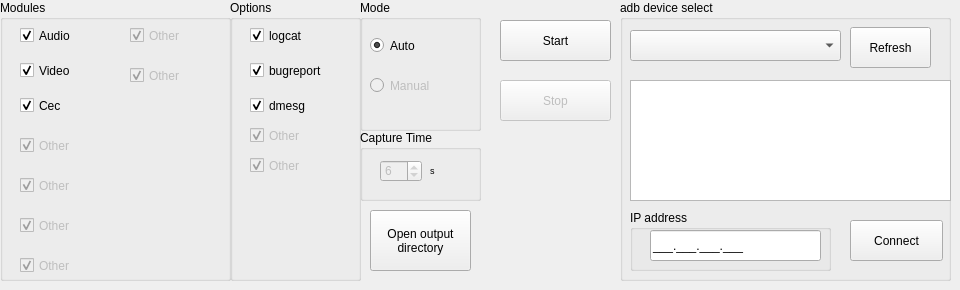
    <widget class="QWidget" name="AmlDebugHome_tab">
     <attribute name="title">
      <string>Home</string>
     </attribute>
     <widget class="QGroupBox" name="AmlDebugHomeModules_groupBox">
      <property name="geometry">
       <rect>
        <x>0</x>
        <y>0</y>
        <width>231</width>
        <height>281</height>
       </rect>
      </property>
      <property name="title">
       <string>Modules</string>
      </property>
      <widget class="QCheckBox" name="AmlDebugHomeModulesCec_checkBox">
       <property name="geometry">
        <rect>
         <x>20</x>
         <y>90</y>
         <width>101</width>
         <height>31</height>
        </rect>
       </property>
       <property name="text">
        <string>Cec</string>
       </property>
       <property name="checked">
        <bool>true</bool>
       </property>
      </widget>
      <widget class="QCheckBox" name="AmlDebugHomeModulesVideo_checkBox">
       <property name="geometry">
        <rect>
         <x>20</x>
         <y>50</y>
         <width>101</width>
         <height>41</height>
        </rect>
       </property>
       <property name="text">
        <string>Video</string>
       </property>
       <property name="checked">
        <bool>true</bool>
       </property>
      </widget>
      <widget class="QCheckBox" name="AmlDebugHomeModulesAudio_checkBox">
       <property name="enabled">
        <bool>true</bool>
       </property>
       <property name="geometry">
        <rect>
         <x>20</x>
         <y>20</y>
         <width>101</width>
         <height>31</height>
        </rect>
       </property>
       <property name="mouseTracking">
        <bool>true</bool>
       </property>
       <property name="text">
        <string>Audio</string>
       </property>
       <property name="checked">
        <bool>true</bool>
       </property>
      </widget>
      <widget class="QCheckBox" name="AmlDebugHomeModulesOther_checkBox">
       <property name="enabled">
        <bool>false</bool>
       </property>
       <property name="geometry">
        <rect>
         <x>20</x>
         <y>130</y>
         <width>101</width>
         <height>31</height>
        </rect>
       </property>
       <property name="text">
        <string>Other</string>
       </property>
       <property name="checked">
        <bool>true</bool>
       </property>
      </widget>
      <widget class="QCheckBox" name="AmlDebugHomeModulesOther1_checkBox">
       <property name="enabled">
        <bool>false</bool>
       </property>
       <property name="geometry">
        <rect>
         <x>20</x>
         <y>170</y>
         <width>101</width>
         <height>31</height>
        </rect>
       </property>
       <property name="text">
        <string>Other</string>
       </property>
       <property name="checked">
        <bool>true</bool>
       </property>
      </widget>
      <widget class="QCheckBox" name="AmlDebugHomeModulesOther2_checkBox">
       <property name="enabled">
        <bool>false</bool>
       </property>
       <property name="geometry">
        <rect>
         <x>20</x>
         <y>210</y>
         <width>101</width>
         <height>31</height>
        </rect>
       </property>
       <property name="text">
        <string>Other</string>
       </property>
       <property name="checked">
        <bool>true</bool>
       </property>
      </widget>
      <widget class="QCheckBox" name="AmlDebugHomeModulesOther3_checkBox">
       <property name="enabled">
        <bool>false</bool>
       </property>
       <property name="geometry">
        <rect>
         <x>20</x>
         <y>250</y>
         <width>101</width>
         <height>31</height>
        </rect>
       </property>
       <property name="text">
        <string>Other</string>
       </property>
       <property name="checked">
        <bool>true</bool>
       </property>
      </widget>
      <widget class="QCheckBox" name="AmlDebugHomeModulesOther5_checkBox">
       <property name="enabled">
        <bool>false</bool>
       </property>
       <property name="geometry">
        <rect>
         <x>130</x>
         <y>60</y>
         <width>101</width>
         <height>31</height>
        </rect>
       </property>
       <property name="text">
        <string>Other</string>
       </property>
       <property name="checked">
        <bool>true</bool>
       </property>
      </widget>
      <widget class="QCheckBox" name="AmlDebugHomeModulesOther4_checkBox">
       <property name="enabled">
        <bool>false</bool>
       </property>
       <property name="geometry">
        <rect>
         <x>130</x>
         <y>20</y>
         <width>101</width>
         <height>31</height>
        </rect>
       </property>
       <property name="text">
        <string>Other</string>
       </property>
       <property name="checked">
        <bool>true</bool>
       </property>
      </widget>
     </widget>
     <widget class="QGroupBox" name="AmlDebugMode_groupBox">
      <property name="enabled">
       <bool>true</bool>
      </property>
      <property name="geometry">
       <rect>
        <x>360</x>
        <y>0</y>
        <width>121</width>
        <height>131</height>
       </rect>
      </property>
      <property name="title">
       <string>Mode</string>
      </property>
      <widget class="QRadioButton" name="AmlDebugHomeModeAuto_radioButton">
       <property name="geometry">
        <rect>
         <x>10</x>
         <y>30</y>
         <width>89</width>
         <height>31</height>
        </rect>
       </property>
       <property name="text">
        <string>Auto</string>
       </property>
       <property name="checked">
        <bool>true</bool>
       </property>
      </widget>
      <widget class="QRadioButton" name="AmlDebugHomeModeManual_radioButton">
       <property name="enabled">
        <bool>false</bool>
       </property>
       <property name="geometry">
        <rect>
         <x>10</x>
         <y>70</y>
         <width>89</width>
         <height>31</height>
        </rect>
       </property>
       <property name="text">
        <string>Manual</string>
       </property>
      </widget>
     </widget>
     <widget class="QGroupBox" name="AmlDebugHomeOptions_groupBox">
      <property name="geometry">
       <rect>
        <x>230</x>
        <y>0</y>
        <width>131</width>
        <height>281</height>
       </rect>
      </property>
      <property name="title">
       <string>Options</string>
      </property>
      <widget class="QCheckBox" name="AmlDebugHomeOptionsDmesg_checkBox">
       <property name="geometry">
        <rect>
         <x>20</x>
         <y>90</y>
         <width>101</width>
         <height>31</height>
        </rect>
       </property>
       <property name="text">
        <string>dmesg</string>
       </property>
       <property name="checked">
        <bool>true</bool>
       </property>
      </widget>
      <widget class="QCheckBox" name="AmlDebugHomeOptionsBugreport_checkBox">
       <property name="geometry">
        <rect>
         <x>20</x>
         <y>50</y>
         <width>101</width>
         <height>41</height>
        </rect>
       </property>
       <property name="text">
        <string>bugreport</string>
       </property>
       <property name="checked">
        <bool>true</bool>
       </property>
      </widget>
      <widget class="QCheckBox" name="AmlDebugHomeOptionsLogcat_checkBox">
       <property name="enabled">
        <bool>true</bool>
       </property>
       <property name="geometry">
        <rect>
         <x>20</x>
         <y>20</y>
         <width>101</width>
         <height>31</height>
        </rect>
       </property>
       <property name="mouseTracking">
        <bool>true</bool>
       </property>
       <property name="text">
        <string>logcat</string>
       </property>
       <property name="checked">
        <bool>true</bool>
       </property>
      </widget>
      <widget class="QCheckBox" name="AmlDebugHomeOptionsOther1_checkBox">
       <property name="enabled">
        <bool>false</bool>
       </property>
       <property name="geometry">
        <rect>
         <x>20</x>
         <y>120</y>
         <width>101</width>
         <height>31</height>
        </rect>
       </property>
       <property name="text">
        <string>Other</string>
       </property>
       <property name="checked">
        <bool>true</bool>
       </property>
      </widget>
      <widget class="QCheckBox" name="AmlDebugHomeOptionsOther2_checkBox">
       <property name="enabled">
        <bool>false</bool>
       </property>
       <property name="geometry">
        <rect>
         <x>20</x>
         <y>150</y>
         <width>101</width>
         <height>31</height>
        </rect>
       </property>
       <property name="text">
        <string>Other</string>
       </property>
       <property name="checked">
        <bool>true</bool>
       </property>
      </widget>
     </widget>
     <widget class="QPushButton" name="AmlDebugHomeStop_pushButton">
      <property name="enabled">
       <bool>false</bool>
      </property>
      <property name="geometry">
       <rect>
        <x>500</x>
        <y>80</y>
        <width>111</width>
        <height>41</height>
       </rect>
      </property>
      <property name="text">
       <string>Stop</string>
      </property>
     </widget>
     <widget class="QPushButton" name="AmlDebugHomeStart_pushButton">
      <property name="geometry">
       <rect>
        <x>500</x>
        <y>20</y>
        <width>111</width>
        <height>41</height>
       </rect>
      </property>
      <property name="text">
       <string>Start</string>
      </property>
     </widget>
     <widget class="QGroupBox" name="AmlDebugHomeCaptureTime_groupBox">
      <property name="geometry">
       <rect>
        <x>360</x>
        <y>130</y>
        <width>121</width>
        <height>71</height>
       </rect>
      </property>
      <property name="title">
       <string>Capture Time</string>
      </property>
      <widget class="QSpinBox" name="AmlDebugHomeCaptureTime_spinBox">
       <property name="enabled">
        <bool>false</bool>
       </property>
       <property name="geometry">
        <rect>
         <x>20</x>
         <y>30</y>
         <width>42</width>
         <height>22</height>
        </rect>
       </property>
       <property name="maximum">
        <number>1000</number>
       </property>
       <property name="value">
        <number>6</number>
       </property>
      </widget>
      <widget class="QLabel" name="label_21">
       <property name="geometry">
        <rect>
         <x>70</x>
         <y>30</y>
         <width>21</width>
         <height>21</height>
        </rect>
       </property>
       <property name="text">
        <string>&lt;html&gt;&lt;head/&gt;&lt;body&gt;&lt;p&gt;&lt;span style=&quot; font-size:7pt;&quot;&gt;s&lt;/span&gt;&lt;/p&gt;&lt;/body&gt;&lt;/html&gt;</string>
       </property>
       <property name="textFormat">
        <enum>Qt::MarkdownText</enum>
       </property>
      </widget>
     </widget>
     <widget class="QGroupBox" name="groupBox_2">
      <property name="geometry">
       <rect>
        <x>620</x>
        <y>0</y>
        <width>331</width>
        <height>281</height>
       </rect>
      </property>
      <property name="title">
       <string>adb device select</string>
      </property>
      <widget class="QListView" name="AmlDebugHomeAdbDev_listView">
       <property name="geometry">
        <rect>
         <x>10</x>
         <y>80</y>
         <width>321</width>
         <height>121</height>
        </rect>
       </property>
      </widget>
      <widget class="QComboBox" name="AmlDebugHomeAdbDev_comboBox">
       <property name="geometry">
        <rect>
         <x>10</x>
         <y>30</y>
         <width>211</width>
         <height>31</height>
        </rect>
       </property>
      </widget>
      <widget class="QLineEdit" name="AmlDebugHomeAdbDevIp_lineEdit">
       <property name="geometry">
        <rect>
         <x>30</x>
         <y>230</y>
         <width>171</width>
         <height>31</height>
        </rect>
       </property>
       <property name="inputMask">
        <string>000.000.000.000;_</string>
       </property>
       <property name="text">
        <string>...</string>
       </property>
      </widget>
      <widget class="QPushButton" name="AmlDebugHomeAdbDevConnect_pushButton">
       <property name="geometry">
        <rect>
         <x>230</x>
         <y>220</y>
         <width>93</width>
         <height>41</height>
        </rect>
       </property>
       <property name="text">
        <string>Connect</string>
       </property>
      </widget>
      <widget class="QPushButton" name="AmlDebugHomeAdbDevRefresh_pushButton">
       <property name="geometry">
        <rect>
         <x>230</x>
         <y>27</y>
         <width>81</width>
         <height>41</height>
        </rect>
       </property>
       <property name="text">
        <string>Refresh</string>
       </property>
      </widget>
      <widget class="QGroupBox" name="groupBox_3">
       <property name="geometry">
        <rect>
         <x>10</x>
         <y>210</y>
         <width>201</width>
         <height>61</height>
        </rect>
       </property>
       <property name="title">
        <string>IP address</string>
       </property>
      </widget>
      <zorder>groupBox_3</zorder>
      <zorder>AmlDebugHomeAdbDev_listView</zorder>
      <zorder>AmlDebugHomeAdbDev_comboBox</zorder>
      <zorder>AmlDebugHomeAdbDevIp_lineEdit</zorder>
      <zorder>AmlDebugHomeAdbDevConnect_pushButton</zorder>
      <zorder>AmlDebugHomeAdbDevRefresh_pushButton</zorder>
     </widget>
     <widget class="QPushButton" name="AmlDebugHomeOpenOutput_pushButton">
      <property name="geometry">
       <rect>
        <x>370</x>
        <y>210</y>
        <width>101</width>
        <height>61</height>
       </rect>
      </property>
      <property name="text">
       <string>Open output
directory</string>
      </property>
     </widget>
     <zorder>groupBox_2</zorder>
     <zorder>AmlDebugHomeModules_groupBox</zorder>
     <zorder>AmlDebugMode_groupBox</zorder>
     <zorder>AmlDebugHomeOptions_groupBox</zorder>
     <zorder>AmlDebugHomeStop_pushButton</zorder>
     <zorder>AmlDebugHomeStart_pushButton</zorder>
     <zorder>AmlDebugHomeCaptureTime_groupBox</zorder>
     <zorder>AmlDebugHomeOpenOutput_pushButton</zorder>
    </widget>
